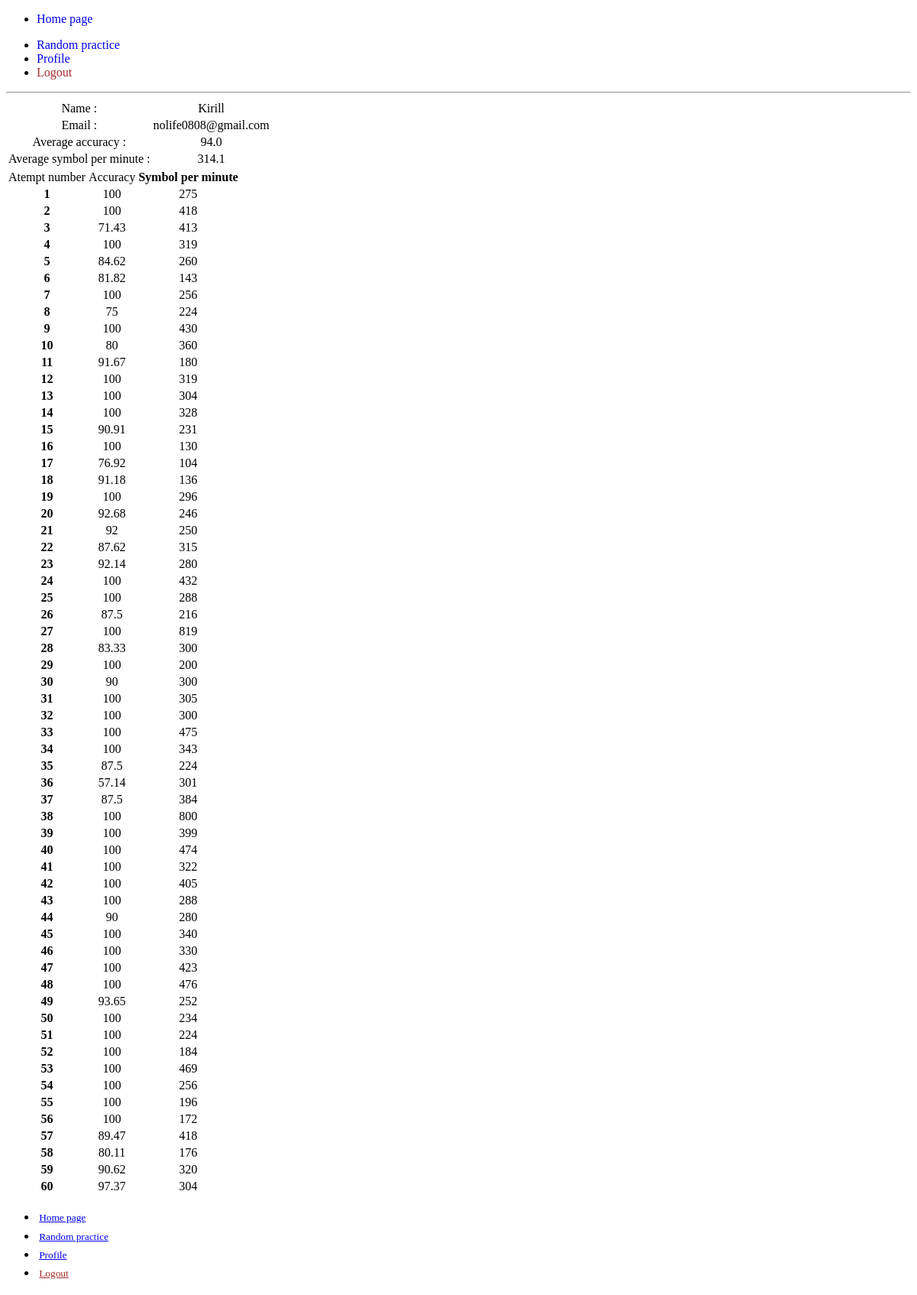
Screenshot of /profile (signed in) with the database file from the repository.
### application/models.py (models this page shows)
class User(Base, UserMixin):
    __tablename__= 'users'
    id = sqla.Column(sqla.Integer, primary_key=True, autoincrement=True)
    name = sqla.Column(sqla.String(100),nullable=False)
    email = sqla.Column(sqla.String, nullable=False, unique=True)
    password = sqla.Column(sqla.String(150), nullable=False)
    date_created = sqla.Column(sqla.String, default=datetime.now().astimezone())
    symbol_p_minute = sqla.Column(sqla.String, default=None)
    accuracy = sqla.Column(sqla.String, default=None)

### application/blueprints.py (the view)
@user_profile_bp.route('/profile', methods=['GET','POST'])
@login_required
def profile():
    user = get_user_by_email(current_user.email)
    if user.accuracy:
        avg_accuracy = [float(i) for i in user.accuracy.split()]
        avg_accuracy = round(sum(avg_accuracy)/len(avg_accuracy),1)
    else:
        avg_accuracy = 0
    if user.symbol_p_minute :
        avg_symbol_p_minute = [float(i) for i in user.symbol_p_minute.split()]
        avg_symbol_p_minute = round(sum(avg_symbol_p_minute)/len(avg_symbol_p_minute),1)
    else:
        avg_symbol_p_minute = 0
    return render_template('profile.html', user = user, avg_accuracy = avg_accuracy,avg_symbol_p_minute= avg_symbol_p_minute)

### application/__init__.py (called while the page is built)
def create_app(test_config=None):
    app = Flask(__name__, instance_relative_config=True)
    app.register_blueprint(auth_bp)
    app.register_blueprint(user_profile_bp)
    app.register_blueprint(views)
    app.register_blueprint(admin_bp)
    from .database import  init_db
    app.config.from_mapping(
        SECRET_KEY='dev',
        DATABASE=os.path.join(app.instance_path, 'application.sqlite'))
    if test_config is None:
        app.config.from_pyfile('config.py', silent=True)
    else:
        app.config.from_mapping(test_config)
    try:
        os.makedirs(app.instance_path)
    except OSError:
        pass
    init_db()
    login_manager = LoginManager()
    login_manager.init_app(app)
    @login_manager.user_loader
    def load_user(user_id:str):
        return get_user(user_id)
    return app

### application/database.py (called while the page is built)
def session_decorator(func):
    with Session(engine) as session:
        def session_wrapper(*args):
            return func(*args,session)
    return session_wrapper

@session_decorator
def get_user(id:str,session):
    return session.get(User, id)

@session_decorator
def get_user_by_email(email:str,session):
    user = session.scalars(sqla.select(User).where(User.email == email)).first()
    return user

### application/templates/profile.html (shortened to what this page needs)
{%extends 'base.html'%}
{%block main_content%}
<table >
    <tbody>
        <tr>
        <td>Name :</td>
        <td>{{user.name}}</td>
        </tr>
        <tr>
            <td>Email :</td>
            <td>{{user.email}}</td>
        </tr>
        <tr>
            <td>Average accuracy :</td>
            <td>{{avg_accuracy}}</td>
        <tr>
            <td>Average symbol per minute :</td>
            <td>{{avg_symbol_p_minute}}</td>
        </tr>
    </tbody>
</table>
<table class="striped">
    <tbody>
        <tr>
            <td scope="col">Atempt number</th>
            <td scope="col">Accuracy</th>
            <th scope="col">Symbol per minute</th>
          </tr>
    {% if user.accuracy%}
    {% for i in range(user.accuracy.split()|count)%}
      <tr>
        <th scope="row">{{i+1}}</th>
        <td>{{user.accuracy.split()[i]}}</td>
        <td>{{user.symbol_p_minute.split()[i]}}</td>
      </tr>
    {%endfor%}
    {%endif%}
    </tbody>
  </table>
{%endblock%}

### application/templates/base.html (shortened to what this page needs)
<!DOCTYPE html>
<html lang="en">
<head>
    <link rel="stylesheet" href="https://cdn.jsdelivr.net/npm/@picocss/pico@2/css/pico.pumpkin.min.css"/>
    <link rel="stylesheet" type="text/css" href="{{url_for('static',filename='css/styles.css')}}">
</head>
<body>
<main class="container">
  {%include 'header.html'%}
    {% block main_content %}{%endblock%}
</main>
</body>
{%include 'footer.html'%}
</html>

### application/templates/header.html (shortened to what this page needs)
<header>
<nav>
    <ul>
      <li><a href="/">Home page</a></li>
    </ul>
    <ul>
      <li><a href="/typing_test">Random practice</a></li>
      {% if current_user.is_authenticated%}
      <li><a href="/profile">Profile</a></li>
      <li><a style="color: brown;" href="/logout">Logout</a></li>
      {%endif%}
    </ul>
  </nav>
  <hr>
</header>

### application/templates/footer.html (shortened to what this page needs)
<footer>
<nav aria-label="breadcrumb" class="breadcrumb">
    <div>
    <ul>
      <li><a href="/"><small>Home page</small></a></li>
      <li><a href="/typing_test"><small>Random practice</small></a></li>
      {% if current_user.is_authenticated%}
      <li><a href="/profile"><small>Profile</small></a></li>
      <li><a style="color: brown;" href="/logout"><small>Logout</small></a></li>
      {%endif%}
    </ul>
</div>
  </nav>
</footer>

### application/static/css/styles.css (style rules this page uses)
:root { --pico-primary-background: #d24317; --pico-font-size: 1.5rem; --string_length: 1; --pico-nav-breadcrumb-divider: none; --pico-border-radius: 0.25rem; }
.container { min-height: 85vh; }
table tr,table th,table td { text-align: center; }
.breadcrumb div { margin: auto; list-style-type:none }
.breadcrumb div ul li { padding: 0.2rem; }
footer { bottom: 0vh; width: 100%; }
footer nav { position: relative; margin: auto; }
header hr { margin-top: 0; }
header nav a { text-decoration: none; }

### rows the page displays
User: name "Kirill", email "nolife0808@gmail.com", accuracy "100" "100" "71.43" "100" "84.62" "81.82" "100" "75" "100" "80" "91.67" "100" "100" "100" "90.91" "100" "76.92" "91.18" "100" "92.68" "92" "87.62" "92.14" "100" "100" "87.5" "100" "83.33" "100" "90" "100" "100" "100" "100" "87.5" "57.14" "87.5" "100" "100" "100" "100" "100" "100" "90" "100" "100" "100" "100" "93.65" "100" "100" "100" "100" "100" "100" "100" "89.47" "80.11" "90.62" "97.37", symbol_p_minute "275" "418" "413" "319" "260" "143" "256" "224" "430" "360" "180" "319" "304" "328" "231" "130" "104" "136" "296" "246" "250" "315" "280" "432" "288" "216" "819" "300" "200" "300" "305" "300" "475" "343" "224" "301" "384" "800" "399" "474" "322" "405" "288" "280" "340" "330" "423" "476" "252" "234" "224" "184" "469" "256" "196" "172" "418" "176" "320" "304"

### other values shown
{{ avg_accuracy }} "94.0"
{{ avg_symbol_p_minute }} "314.1"
{{ i+1 }} "1" "2" "3" "4" "5" "6" "7" "8" "9" "10" "11" "12" "13" "14" "15" "16" "17" "18" "19" "20" "21" "22" "23" "24" "25" "26" "27" "28" "29" "30" "31" "32" "33" "34" "35" "36" "37" "38" "39" "40" "41" "42" "43" "44" "45" "46" "47" "48" "49" "50" "51" "52" "53" "54" "55" "56" "57" "58" "59" "60"
